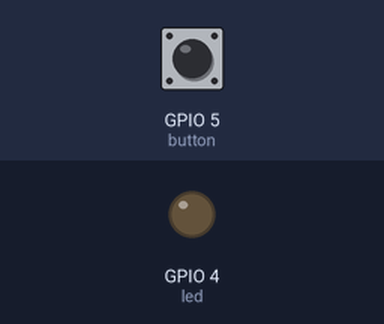
Simulated run of this program. Board: ESP8266 board running MicroPython. Parts: output pins drawn as LEDs (lit = HIGH). The inputs (shaded band) are chosen by the test bench; at power-on: GPIO 5 (button) HIGH. What the program prints to the serial console is not drawn.

Above: at 1.2 s.
1.3 s: GPIO 5 (button) pulled LOW for 0.15 s
At 1.37 s:
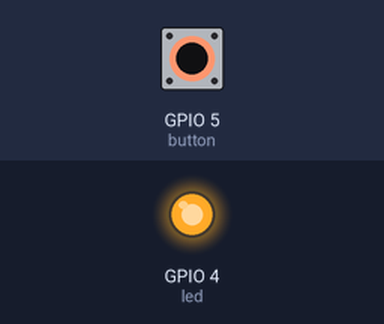
2.9 s: GPIO 5 (button) pulled LOW for 3.2 s
At 6.4 s:
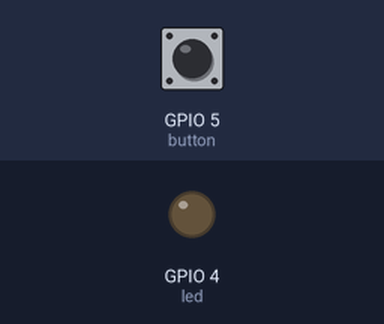
Timing chart, 0 to 7.9 s (numbered marks = the images above; inputs shaded):
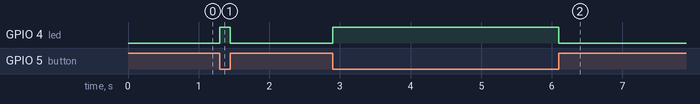

The program:

lab02_buttonLed1.py
```python
from machine import Pin, Signal

ledP=4
buttonP=5

led=Signal(ledP,Pin.OUT,invert=False)
button=Pin(buttonP,Pin.IN,Pin.PULL_UP)

while True:
    if button.value()==0:           # if button is pressed
        led.on()                    # turn on led
        print ('led turned on >>>') # print information on terminal
    else :                          # if button is relessed
        led.off()                   # turn off led
        print ('led turned off <<<')
```

Measured:
- after the input at 1.3 s, GPIO 4 (led): LOW → HIGH at once, → LOW 0.15 s later
- after the input at 2.9 s, GPIO 4 (led): LOW → HIGH at once, → LOW 3.2 s later
